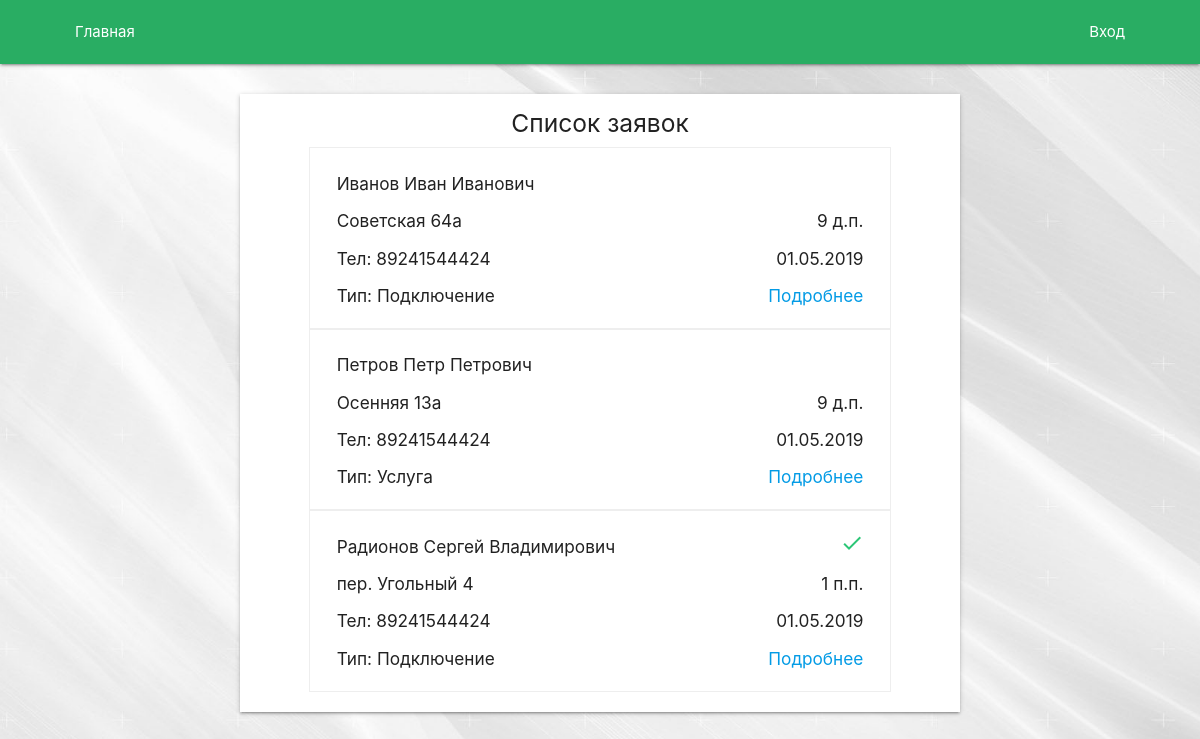
Before: /order/list/ with the older database file.
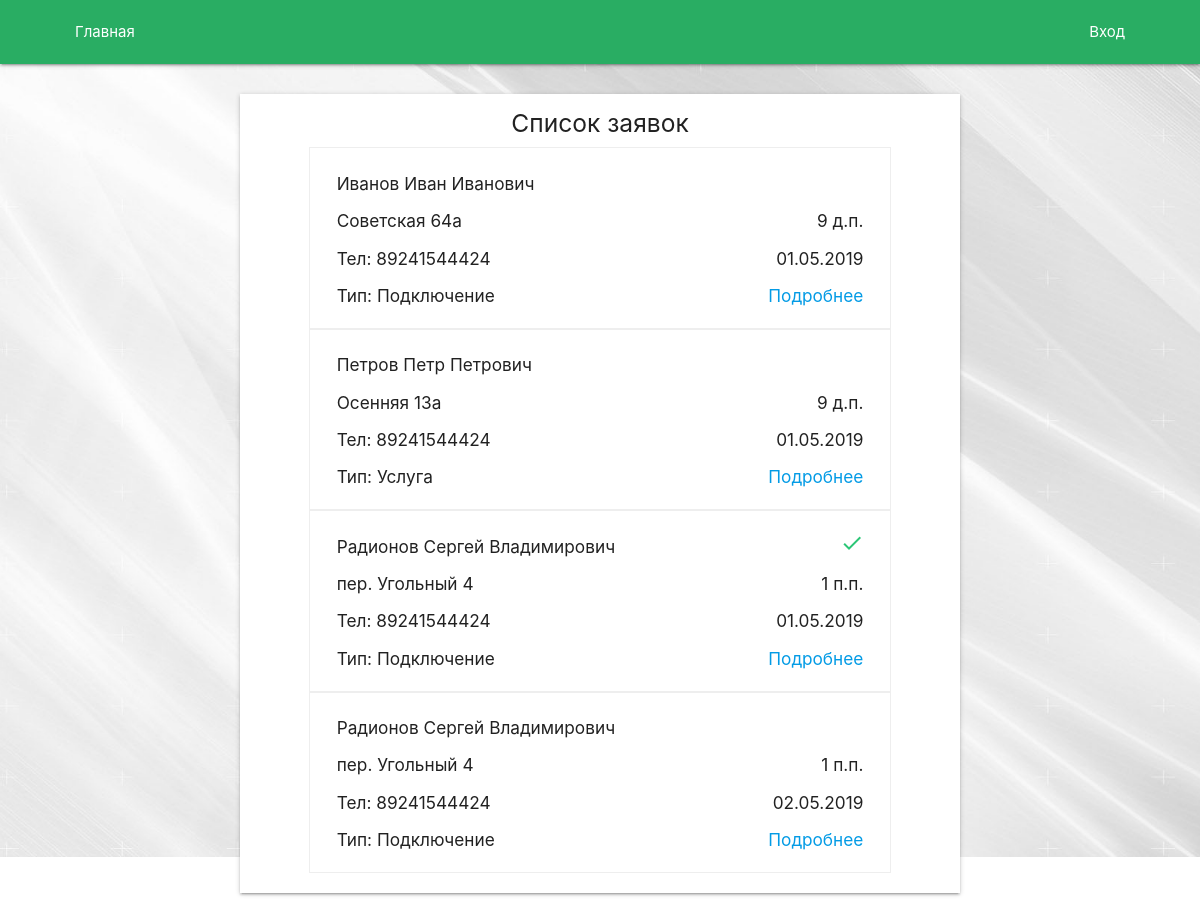
After: the same page with the newer database file.
### Order/models.py (models this page shows, shortened)
class Order(models.Model):
    is_complete = models.BooleanField(default=False)
    workers = models.ManyToManyField(User, null=True, blank=True)
    group = models.ForeignKey(Group, on_delete=models.PROTECT, null=True, blank=True)
    cable_number = models.CharField(max_length=32, unique=True)
    appointed_time = models.DateTimeField()
    time_start = models.DateTimeField(null=True, blank=True)
    time_end = models.DateTimeField(null=True, blank=True)
    remark = models.CharField(max_length=2048, null=True, blank=True)
    client = models.OneToOneField('Client', on_delete=models.PROTECT)
    order_type = models.ForeignKey('OrderType', models.PROTECT)
    work_type = models.ManyToManyField('WorkType', null=True, blank=True)
    materials = models.OneToOneField('UsedMaterials', models.PROTECT)
    class Meta:
        verbose_name = 'Заявка'
        verbose_name_plural = 'Заявки'

class Client(models.Model):
    first_name = models.CharField(max_length=128)
    last_name = models.CharField(max_length=128)
    surname = models.CharField(max_length=128)
    phone = models.CharField(max_length=16)
    email = models.EmailField(null=True, blank=True)
    city = models.ForeignKey('City', on_delete=models.PROTECT)
    address = models.CharField(max_length=2048)
    apartment = models.CharField(max_length=64, blank=True, null=True)
    class Meta:
        verbose_name = 'Клиент'
        verbose_name_plural = 'Клиенты'

class OrderType(models.Model):
    name = models.CharField(max_length=256, unique=True)
    price = models.IntegerField()
    class Meta:
        verbose_name = 'Тип заявки'
        verbose_name_plural = 'Типы заявок'

### Order/views.py (the view)
# urls.py: path('list/', orders_list),
def orders_list(request):
    order_list = Order.objects.all()
    order_list = order_list.order_by('appointed_time')
    return render(request, 'Order/OrdersList.html', {'order_list': order_list})

### Order/templatetags/order_extra.py (called while the page is built)
@register.filter
def astimezone(date, destination=None):
    if not destination:
        destination = settings.TIME_ZONE
    if date.tzinfo:
        return date.astimezone(pytz.timezone(destination))
    else:
        return pytz.timezone(settings.TIME_ZONE).localize(date).astimezone(pytz.timezone(destination))

### templates/Order/OrdersList.html (shortened to what this page needs)
{% extends 'base.html' %}
{% load static %}
{% load order_extra %}
{% block content %}
    <div class="container">
        <div class="row">
            <form method="post">
                <div class="col s12 m10 offset-m1 l8 offset-l2 xl6 offset-xl3 order_list z-depth-1">
                    {% if order_list|length == 0 %}
                        <h5 class="center-align">Заявок нет</h5>
                    {% else %}
                        <h5 class="center-align">Список заявок</h5>
                    {% endif %}
                    {% for order in order_list %}
                        <div class="col s10 offset-s1 order {% if order.is_complete %}completed{% endif %}">
                            <div class="col s11 transparent-bg">
                                <h6>{{ order.client.last_name }} {{ order.client.first_name }} {{ order.client.surname }}</h6>
                            </div>
                            <div class="col s1 transparent-bg right-align">
                                {% if order.is_complete %}
                                    <i class="material-icons">check</i>
                                {% endif %}
                            </div>
                            <div class="col s10 transparent-bg">
                                <h6 class="address">{{ order.client.address }}</h6>
                            </div>
                            <div class="col s2 transparent-bg">
                                <h6 class="datetime right-align">{{ order.appointed_time|astimezone|time }}</h6>
                            </div>
                            <div class="col s7 transparent-bg">
                                <h6>Тел: {{ order.client.phone }}</h6>
                            </div>
                            <div class="col s5 transparent-bg">
                                <h6 class="right-align">{{ order.appointed_time|astimezone|date:"d.m.Y" }}</h6>
                            </div>
                            <div class="col s9 transparent-bg">
                                <h6>Тип: {{ order.order_type.name }}</h6>
                            </div>
                            <div class="col s3 transparent-bg">
                                <a href="{% if worker_list %}/order/fromworker/{{ order.id }}/{% else %}/order/change/{{ order.id }}/{% endif %}" class="right-align"><h6>Подробнее</h6></a>
                            </div>
                        </div>
                    {% endfor %}
                </div>
            </form>
        </div>
    </div>
{% endblock content %}

Changed rows visible on the page:
added Order: client.last_name "Радионов", client.first_name "Сергей", client.surname "Владимирович", client.address "пер. Угольный 4", appointed_time|astimezone "1 п.п.", client.phone "89241544424", appointed_time|astimezone "02.05.2019", order_type.name "Подключение"
